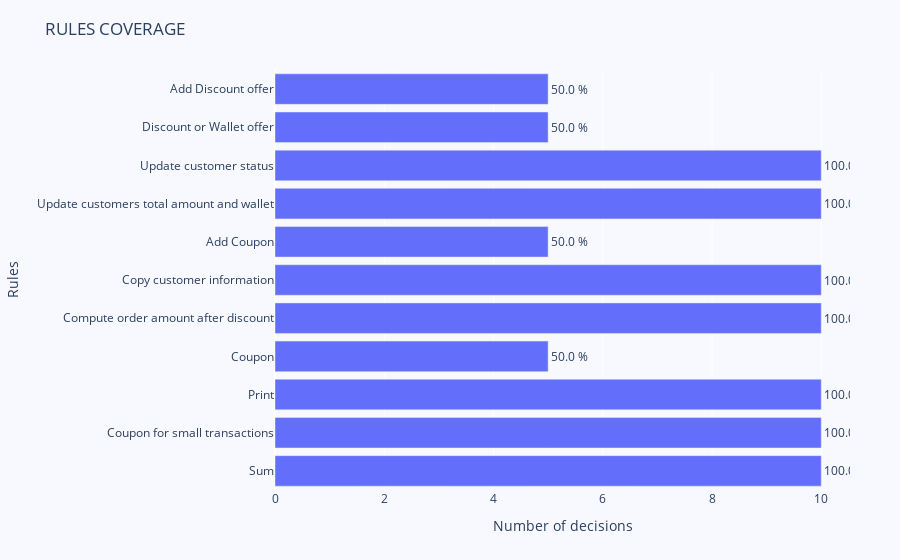

The cell this chart's notebook holds for it:
### Markdown cell above
### 4.4 Rule coverage bar graph <a class="anchor" id="section4_4"></a>

This view show all executed rules with its execution percentage. The rule coverage empowers business users to check if the statistics of rule execution match their expectations and hypothesis when applied to the applications, and data in general.

### Code cell
fig = go.Figure(go.Bar(
            x=rules_coverage["Count"],
            y=rules_coverage["Rule"],
            text=[f'{item} %' for item in rules_coverage['Percentage']],
            textposition="outside",
            hovertemplate="<b>%{y}</b><br><b>Count:</b> %{x}<br><b>Percentage:</b> %{text}<extra></extra>",
            orientation='h'))

fig.update_xaxes(title_text='Number of decisions')
fig.update_yaxes(title_text='Rules')

fig.update_layout(
    title='RULES COVERAGE',
    legend=dict(x=0.029, y=1.038, font_size=10),
    margin=dict(l=100, r=50, t=70, b=70),
    height=700,
    paper_bgcolor='rgb(248, 248, 255)',
    plot_bgcolor='rgb(248, 248, 255)',
)
fig.show()

### Figure 1 — Plotly figure (JSON) as saved in the notebook; plotly's stock layout.template omitted (floating-point values rounded to 4 significant figures)
{"data": [{"hovertemplate": "<b>%{y}</b><br><b>Count:</b> %{x}<br><b>Percentage:</b> %{text}<extra></extra>", "orientation": "h", "text": ["100.0 %", "100.0 %", "100.0 %", "50.0 %", "100.0 %", "100.0 %", "50.0 %", "100.0 %", "100.0 %", "50.0 %", "50.0 %"], "textposition": "outside", "type": "bar", "x": [10, 10, 10, 5, 10, 10, 5, 10, 10, 5, 5], "y": ["Sum", "Coupon for small transactions", "Print", "Coupon", "Compute order amount after discount", "Copy customer information", "Add Coupon", "Update customers total amount and wallet", "Update customer status", "Discount or Wallet offer", "Add Discount offer"]}], "layout": {"autosize": true, "legend": {"font": {"size": 10}, "x": 0.029, "y": 1.038}, "margin": {"b": 70, "l": 100, "r": 50, "t": 70}, "paper_bgcolor": "rgb(248, 248, 255)", "plot_bgcolor": "rgb(248, 248, 255)", "title": {"text": "RULES COVERAGE"}, "xaxis": {"autorange": true, "range": [0, 10.53], "title": {"text": "Number of decisions"}, "type": "linear"}, "yaxis": {"autorange": true, "range": [-0.5, 10.5], "title": {"text": "Rules"}, "type": "category"}}}
